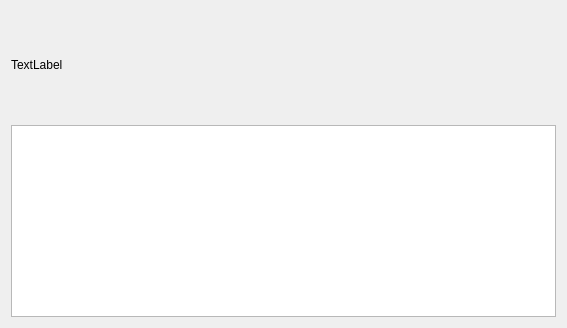
<?xml version="1.0" encoding="UTF-8"?>
<ui version="4.0">
 <class>OrmDialog</class>
 <widget class="QWidget" name="OrmDialog">
  <property name="geometry">
   <rect>
    <x>0</x>
    <y>0</y>
    <width>567</width>
    <height>328</height>
   </rect>
  </property>
  <property name="windowTitle">
   <string>Form</string>
  </property>
  <layout class="QHBoxLayout" name="horizontalLayout">
   <item>
    <layout class="QVBoxLayout" name="verticalLayout" stretch="2,0">
     <item>
      <widget class="QLabel" name="labelSplash">
       <property name="sizePolicy">
        <sizepolicy hsizetype="Expanding" vsizetype="Expanding">
         <horstretch>0</horstretch>
         <verstretch>2</verstretch>
        </sizepolicy>
       </property>
       <property name="text">
        <string>TextLabel</string>
       </property>
      </widget>
     </item>
     <item>
      <widget class="QListWidget" name="listEvents">
       <property name="sizePolicy">
        <sizepolicy hsizetype="Preferred" vsizetype="Fixed">
         <horstretch>0</horstretch>
         <verstretch>0</verstretch>
        </sizepolicy>
       </property>
       <property name="baseSize">
        <size>
         <width>0</width>
         <height>100</height>
        </size>
       </property>
      </widget>
     </item>
    </layout>
   </item>
  </layout>
 </widget>
 <resources/>
 <connections/>
</ui>
